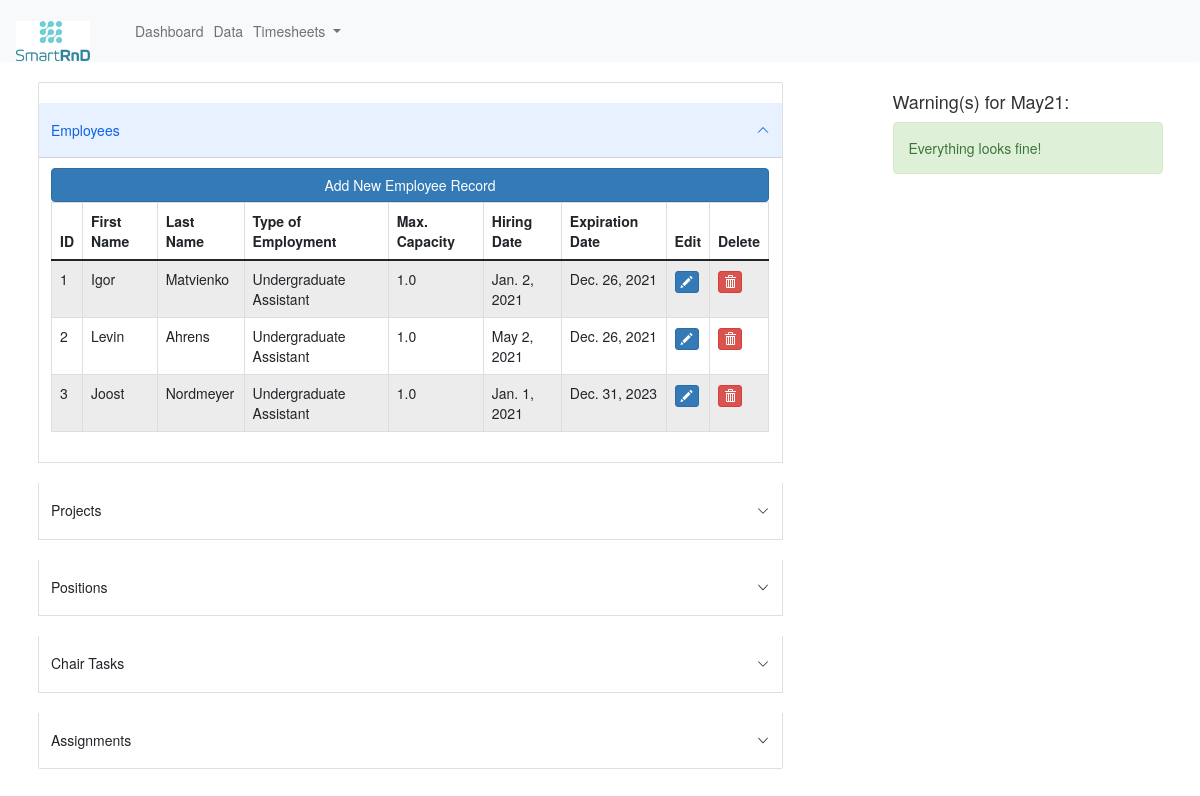
The app's page /data/ with its own data.
### erpapp/models.py (models this page shows, shortened)
class Employee(models.Model):
    firstname = models.CharField('First Name', max_length=32)  # Employees first name
    lastname = models.CharField('Last Name', max_length=32)  # Employees last name
    type_choices = [
        ('Undergraduate Assistant', 'Undergraduate Assistant'),
        ('Research Associate', 'Research Associate')
    ]
    type = models.CharField('Type of Employment', choices=type_choices, max_length=32)
    capacity = models.FloatField('Capacity', default=1.0)  # Total capacity of an employee
    hiring_date = models.DateField('Hiring Date')  # Start of contract
    expiration_date = models.DateField('Expiration Date')  # End of contract
    @property
    def fullname(self):
        return '{} {}'.format(self.firstname, self.lastname)
    def __str__(self):
        return self.fullname
    class Meta:
        db_table = "employee"
        unique_together = ('firstname', 'lastname')

class Month(models.Model):
    month_choices = [
        ('January', 'January'),
        ('February', 'February'),
        ('March', 'March'),
        ('April', 'April'),
        ('May', 'May'),
        ('June', 'June'),
        ('July', 'July'),
        ('August', 'August'),
        ('September', 'September'),
        ('October', 'October'),
        ('November', 'November'),
        ('December', 'December')
    ]
    month = models.CharField(max_length=10, choices=month_choices)
    year_choices = [(str(r), str(r)) for r in range(datetime.date.today().year - 10, datetime.date.today().year + 10)]
    year = models.CharField(max_length=5, choices=year_choices, default=str(timezone.now().strftime('%Y')))
    def short_name(self):
        return '{}{}'.format(self.month[:3], self.year[-2:])
    class Meta:
        db_table = "month"
        unique_together = ('month', 'year')

### erpapp/views.py (the view)
# urls.py: path('data/', views.data),
def data(request):
    employees = Employee.objects.all()
    projects = Project.objects.all()
    positions = Position.objects.all()
    chairs = Chair.objects.all()
    tasks = Task.objects.all()
    assignments = Assignment.objects.all()
    project_infos = []  # Information about the projects
    employee_infos = []  # Information about the employees
    date = timezone.now()
    month_dict = {
        '1': 'January',
        '2': 'February',
        '3': 'March',
        '4': 'April',
        '5': 'May',
        '6': 'June',
        '7': 'July',
        '8': 'August',
        '9': 'September',
        '10': 'October',
        '11': 'November',
        '12': 'December',
    }
    current_year, current_month, _ = str(date).split('-')
    month_name = month_dict[str(int(current_month))]
    month_object = Month.objects.get(year=current_year, month=month_name)
    assignmentpermonths = AssignmentPerMonth.objects.all().filter(month=month_object)
    for project in projects:
        sum = 0
        ressources = project.ressources
        title = project.title
        for assignment in assignmentpermonths:
            if assignment.task.id == project.id:
                sum += assignment.percentage
        diff = int((sum - ressources) * 100)
        project_infos.append((sum, ressources, title, diff))  # Append information to list
    for employee in employees:
        employee_sum = 0
        for task in tasks:
            for assignment in assignmentpermonths:
                if assignment.task.id == task.id and assignment.employee.id == employee.id:
                    employee_sum += assignment.percentage
        overload = int((employee_sum - employee.capacity) * 100)
        employee_infos.append((employee, employee_sum, employee.capacity, overload))  # Append information to list
    warnings = []
    for project_info in project_infos:
        if project_info[0] > project_info[1]:
            warnings.append('{} is currently using too many ressources! ({}%)'.format(project_info[2], project_info[3]))
    for employee_info in employee_infos:
        if employee_info[1] > employee_info[2]:
            warnings.append('{} is currently working too many hours! ({}%)'.format(employee_info[0], employee_info[3]))
    warnings_length = len(warnings)
    context = {
        'employees': employees,
        'projects': projects,
        'positions': positions,
        'chairs': chairs,
        'project_infos': project_infos,
        'employee_infos': employee_infos,
        'assignments': assignments,
        'warnings': warnings,
        'warnings_length': warnings_length,
        'month_object': month_object,
    }
    return render(request, 'data.html', context)

### erpapp/models.py (called while the page is built)
    def __str__(self):
        return self.title

### erpapp/Templates/data.html (shortened to what this page needs)
{% extends "base.html" %}
{% block content %}
<div class="col-8">
    <div class="accordion" id="accordionExample">
        <div class="accordion-item">
            <h2 class="accordion-header" id="headingOne">
                <button class="accordion-button" type="button" data-bs-toggle="collapse" data-bs-target="#collapseOne"
                        aria-expanded="false" aria-controls="collapseOne">
                    <h5>Employees</h5>
                </button>
            </h2>
            <div id="collapseOne" class="accordion-collapse collapse show" aria-labelledby="headingOne"
                 data-bs-parent="#accordionExample">
                <div class="accordion-body">
                    <span><a href="/add_new_emp" class="btn btn-primary btn-block">Add New Employee Record</a></span>
                    <div class="table-responsive">
                        <table id="employeedatatable" class="table table-striped table-bordered" width="100%">
                            <thead>
                            <tr>
                                <th>ID</th>
                                <th>First Name</th>
                                <th>Last Name</th>
                                <th>Type of Employment</th>
                                <th>Max. Capacity</th>
                                <th>Hiring Date</th>
                                <th>Expiration Date</th>
                                <th>Edit</th>
                                <th>Delete</th>
                            </tr>
                            </thead>
                            <tbody>
                            {% for employee in employees %}
                            <tr>
                                <td>{{ employee.id }}</td>
                                <td>{{ employee.firstname }}</td>
                                <td>{{ employee.lastname }}</td>
                                <td>{{ employee.type }}</td>
                                <td>{{ employee.capacity }}</td>
                                <td>{{ employee.hiring_date }}</td>
                                <td>{{ employee.expiration_date }}</td>
                                <td><p data-placement="top" data-toggle="tooltip" title="Edit"><a
                                        href="/edit_emp/{{ employee.id }}"
                                        class="btn btn-primary btn-xs"
                                        data-title="Edit"
                                        data-toggle="confirmation"
                                        data-target="#edit"><span
                                        class="glyphicon glyphicon-pencil"></span></a></p></td>
                                <td><p data-placement="top" data-toggle="tooltip" title="Delete"><a
                                        href="/delete_emp/{{ employee.id }}"
                                        class="btn btn-danger btn-xs"
                                        data-title="Delete"
                                        data-toggle="confirmation"
                                        data-target="#delete" id="delete"
                                        onclick="return confirm_delete('{{ employee.fullname }}')"><span
                                        class="glyphicon glyphicon-trash"></span></a></p></td>
                            </tr>
                            {% endfor %}
                            </tbody>
                        </table>
                    </div>
                </div>
            </div>
        </div>
        <div class="accordion-item">
            <h2 class="accordion-header" id="headingTwo">
                <button class="accordion-button collapsed" type="button" data-bs-toggle="collapse"
                        data-bs-target="#collapseTwo" aria-expanded="false" aria-controls="collapseTwo">
                    <h5>Projects</h5>
                </button>
            </h2>
        </div>
        <div class="accordion-item">
            <h2 class="accordion-header" id="headingThree">
                <button class="accordion-button collapsed" type="button" data-bs-toggle="collapse"
                        data-bs-target="#collapseThree" aria-expanded="false" aria-controls="collapseThree">
                    <h5>Positions</h5>
                </button>
            </h2>
        </div>
        <div class="accordion-item">
            <h2 class="accordion-header" id="headingFour">
                <button class="accordion-button collapsed" type="button" data-bs-toggle="collapse"
                        data-bs-target="#collapseFour" aria-expanded="false" aria-controls="collapseFour">
                    <h5>Chair Tasks</h5>
                </button>
            </h2>
        </div>
        <div class="accordion-item">
            <h2 class="accordion-header" id="headingFive">
                <button class="accordion-button collapsed" type="button" data-bs-toggle="collapse"
                        data-bs-target="#collapseFive" aria-expanded="false" aria-controls="collapseFive">
                    <h5>Assignments</h5>
                </button>
            </h2>
        </div>
    </div>
</div>
<div class="col-1">
</div>
<div class="col-3">
    <h4>Warning(s) for {{ month_object.short_name }}:</h4>
    {% if warnings_length > 0 %}
        {% for warning in warnings %}
        <div class="alert alert-danger" role="alert">
            {{ warning }}
        </div>
        {% endfor %}
    {% else %}
        <div class="alert alert-success" role="alert">
            Everything looks fine!
        </div>
    {% endif %}
</div>
{% endblock content %}

### erpapp/Templates/data.html (style rules this page uses)
.collapse.show { visibility: visible; }

### records on screen
Employee: id "1", firstname "Igor", lastname "Matvienko", type "Undergraduate Assistant", capacity "1.0", hiring_date "Jan. 2, 2021", expiration_date "Dec. 26, 2021"
Employee: id "2", firstname "Levin", lastname "Ahrens", type "Undergraduate Assistant", capacity "1.0", hiring_date "May 2, 2021", expiration_date "Dec. 26, 2021"
Employee: id "3", firstname "Joost", lastname "Nordmeyer", type "Undergraduate Assistant", capacity "1.0", hiring_date "Jan. 1, 2021", expiration_date "Dec. 31, 2023"
Month: short_name "May21"
